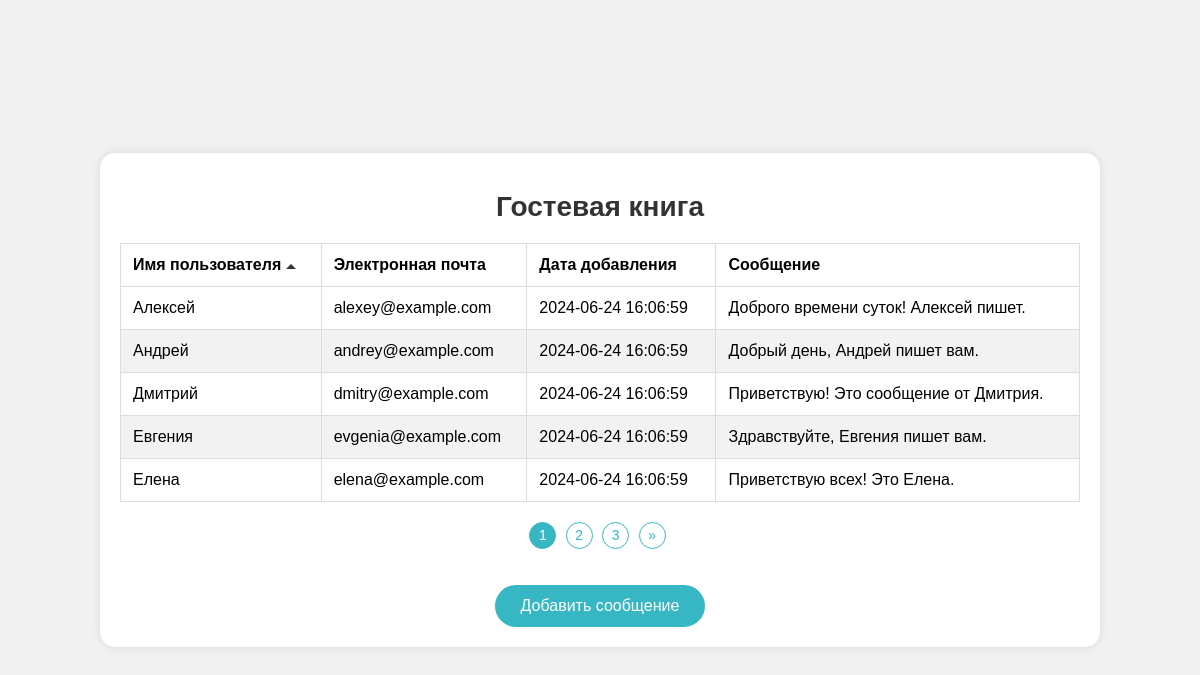
The page /?sort_by=username&order=ASC on the database its author committed.
### tables this page shows
CREATE TABLE `messages` (
  `id` int(11) NOT NULL,
  `username` varchar(50) NOT NULL,
  `email` varchar(100) NOT NULL,
  `text` text NOT NULL,
  `ip_address` varchar(45) NOT NULL,
  `user_agent` varchar(255) NOT NULL,
  `created_at` timestamp NULL DEFAULT CURRENT_TIMESTAMP
);

### index.php (the view, shortened to what this page needs)
<?php
$conn = new mysqli('localhost', 'root', '', 'guestbook');
$sort_by = isset($_GET['sort_by']) ? $_GET['sort_by'] : 'created_at';
$order = isset($_GET['order']) ? $_GET['order'] : 'DESC';
$page = isset($_GET['page']) ? (int)$_GET['page'] : 1;
$limit = 5;
$count_query = "SELECT COUNT(*) as total FROM messages";
$count_result = $conn->query($count_query);
$count_row = $count_result->fetch_assoc();
$total_records = $count_row['total'];
$total_pages = ceil($total_records / $limit);
$offset = ($page - 1) * $limit;
$sql = "SELECT * FROM messages ORDER BY $sort_by $order LIMIT $limit OFFSET $offset";
$result = $conn->query($sql);
?>
<!DOCTYPE html>
<html lang="ru">
<head>
</head>
<body>
    <div class="container">
        <h1>Гостевая книга</h1>
        <table>
            <thead>
                <tr>
                    <th>
                        <a href="?sort_by=username&order=<?php echo $order === 'ASC' && $sort_by === 'username' ? 'DESC' : 'ASC'; ?>">
                            Имя пользователя
                            <span class="sort-arrow <?php echo $sort_by === 'username' ? ($order === 'ASC' ? 'up' : 'down') : ''; ?>"></span>
                        </a>
                    </th>
                    <th>
                        <a href="?sort_by=email&order=<?php echo $order === 'ASC' && $sort_by === 'email' ? 'DESC' : 'ASC'; ?>">
                            Электронная почта
                        </a>
                    </th>
                    <th>
                        <a href="?sort_by=created_at&order=<?php echo $order === 'ASC' && $sort_by === 'created_at' ? 'DESC' : 'ASC'; ?>">
                            Дата добавления
                        </a>
                    </th>
                    <th>Сообщение</th>
                </tr>
            </thead>
            <tbody>
                <?php while ($row = $result->fetch_assoc()): ?>
                    <tr>
                        <td><?php echo htmlspecialchars($row['username']); ?></td>
                        <td><?php echo htmlspecialchars($row['email']); ?></td>
                        <td><?php echo $row['created_at']; ?></td>
                        <td><?php echo htmlspecialchars($row['text']); ?></td>
                    </tr>
                <?php endwhile; ?>
            </tbody>
        </table>
        <ul class="pagination">
            <?php for ($i = 1; $i <= $total_pages; $i++): ?>
                <li <?php echo ($i === $page) ? 'class="active"' : ''; ?>>
                    <a href="?page=<?php echo $i; ?>"><?php echo $i; ?></a>
                </li>
            <?php endfor; ?>
            <?php if ($page < $total_pages): ?>
                <li><a href="?page=<?php echo ($page + 1); ?>">&raquo;</a></li>
            <?php endif; ?>
        </ul>
        <a class="add-message-link" href="form.php">Добавить сообщение</a>
    </div>
</body>
</html>

### index.php (style rules this page uses)
body { font-family: Arial, sans-serif; background-color: #f1f1f1; margin: 0; padding: 0; display: flex; justify-content: center; align-items: center; min-height: 100vh; text-align: center; }
.container { width: 80%; margin: 20px auto; background-color: #fff; border-radius: 15px; box-shadow: 0 0 10px rgba(0, 0, 0, 0.1); padding: 20px; overflow: hidden; }
h1 { font-size: 28px; color: #333; margin-bottom: 20px; }
table { width: 100%; border-collapse: collapse; margin-bottom: 20px; }
table, th, td { border: 1px solid #ddd; }
th, td { padding: 12px; text-align: left; }
th a { display: inline-block; text-decoration: none; color: black; transition: color 0.3s ease; }
th .sort-arrow { display: inline-block; width: 0; height: 0; border-left: 5px solid transparent; border-right: 5px solid transparent; transition: border-bottom 0.3s ease; vertical-align: middle; }
.sort-arrow.up { border-bottom: 5px solid #333; }
tr:nth-child(even) { background-color: #f2f2f2; }
.pagination { margin-top: 20px; list-style-type: none; padding: 0; }
.pagination li { display: inline-block; margin-right: 5px; }
.pagination a { display: inline-block; text-decoration: none; color: #37B7C3; font-size: 14px; width: 25px; height: 25px; line-height: 25px; text-align: center; border: 1px solid #37B7C3; border-radius: 50%; transition: background-color 0.3s ease, color 0.3s ease; }
.pagination .active a { background-color: #37B7C3; color: #fff; }
.add-message-link { display: inline-block; margin-top: 20px; font-size: 16px; color: #fff; text-decoration: none; padding: 10px 24px; background-color: #37B7C3; border: 2px solid #37B7C3; border-radius: 25px; transition: color 0.3s ease, background-color 0.3s ease, border-color 0.3s ease; }

### rows shown on the page
messages: username "Алексей", email "alexey@example.com", created_at "2024-06-24 16:06:59", text "Доброго времени суток! Алексей пишет."
messages: username "Андрей", email "andrey@example.com", created_at "2024-06-24 16:06:59", text "Добрый день, Андрей пишет вам."
messages: username "Дмитрий", email "dmitry@example.com", created_at "2024-06-24 16:06:59", text "Приветствую! Это сообщение от Дмитрия."
messages: username "Евгения", email "evgenia@example.com", created_at "2024-06-24 16:06:59", text "Здравствуйте, Евгения пишет вам."
messages: username "Елена", email "elena@example.com", created_at "2024-06-24 16:06:59", text "Приветствую всех! Это Елена."
